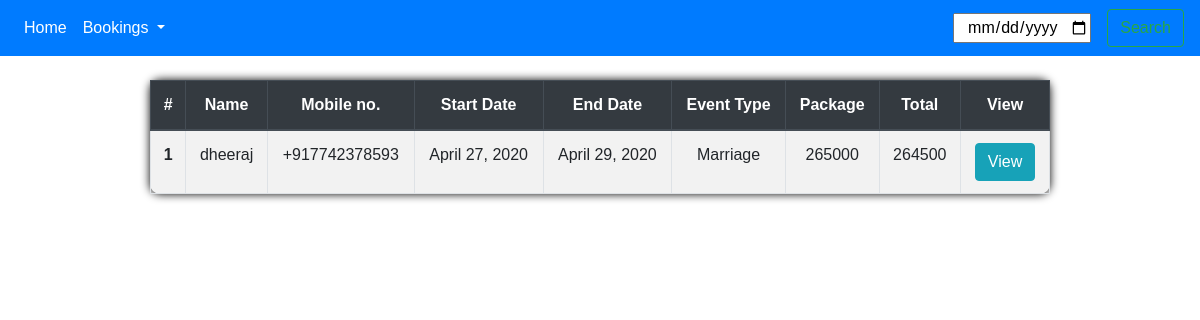
The app's page /bookings/check_all (signed in) with its own data.
### bookings/models.py (models this page shows, shortened)
class Event(models.Model):
    name = models.CharField(max_length=20)
    slug = models.SlugField(unique=True)
    mobile_no = PhoneNumberField()
    address = models.CharField(max_length=100)
    start_date = models.DateField()
    end_date = models.DateField()
    event_type = models.CharField(max_length=20, choices=EVENT_CHOICES)
    package = models.IntegerField(choices=PACKAGE_CHOICES)
    cleaning_charges = models.IntegerField(blank=True, null=True, default=0)
    electricity_consumption = models.IntegerField(
        blank=True, null=True, default=0)
    property_damage_charges = models.IntegerField(
        blank=True, null=True, default=0)
    advance_paid = models.IntegerField(blank=True, null=True, default=0)
    def total(self):
        return self.package + self.cleaning_charges + self.electricity_consumption + \
            self.property_damage_charges - self.advance_paid
    def get_absolute_url(self):
        return reverse("bookings:event_detail", kwargs={'slug': self.slug})

### bookings/views.py (the view)
# urls.py: path('check_all', check_all, name='check_all'),
@login_required
@csrf_exempt
def check_all(request, *args, **kwargs):
    try:
        event = Event.objects.all()
        context = {
            'event': event,
        }
        return render(request, 'check_all.html', context)
    except ObjectDoesNotExist:
        messages.warning(request, "You do not have an event")
        return redirect('/')

### templates/check_all.html (shortened to what this page needs)
{% extends "base.html" %}
{% load static %}
{% block content %}
<div class="container-fluid ">
    <div class=" row justify-content-center mt-4    ">
        <table class="table col-9 frm-container table-striped text-center table-bordered">
            <thead class="thead-dark ">
                <tr>
                    <th scope="col">#</th>
                    <th scope="col">Name</th>
                    <th scope="col">Mobile no.</th>
                    <th scope="col">Start Date</th>
                    <th scope="col">End Date</th>
                    <th scope="col">Event Type</th>
                    <th scope="col">Package</th>
                    <th scope="col">Total</th>
                    <th scope="col">View</th>
                </tr>
            </thead>
            <tbody>
                {% for event in event %}
                <tr>
                    <th scope="row">{{ forloop.counter }}</th>
                    <td>{{event.name}}</td>
                    <td>{{ event.mobile_no }}</td>
                    <td>{{ event.start_date }}</td>
                    <td>{{ event.end_date }}</td>
                    <td>{{ event.event_type }}</td>
                    <td>{{event.package}}</td>
                    <td>{{ event.total }}</td>
                    <td><a href="{{ event.get_absolute_url }}" class="btn btn-info" role="button">View</a>
                    </td>
                </tr>
                {% endfor %}
            </tbody>
        </table>
    </div>
</div>
{% endblock %}

### static/css/form.css (style rules this page uses)
.frm-container { background-image: url('../svg/elipse.svg') no-repeat ; background-size: cover; padding: 30px; border-radius: 10px; box-shadow: 0px 0px 10px 0px #000; }

### records on screen
Event: name "dheeraj", mobile_no "+917742378593", start_date "April 27, 2020", end_date "April 29, 2020", event_type "Marriage", package "265000", total "264500"
